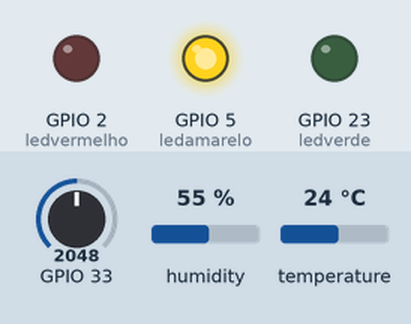
The sketch below on a simulated ESP32. On the bench: output pins drawn as LEDs (lit = HIGH). The test bench sets the inputs (shaded band); at power-on: GPIO 33 = 2048, humidity 55 %, temperature 24 °C.

Above: at 1.8 s.
1.9 s: GPIO 33 set to 2420
3.4 s: GPIO 33 set to 2512
At 5.2 s:
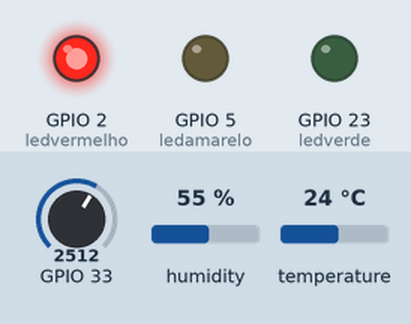
5.5 s: GPIO 33 set to 491
At 6.5 s:
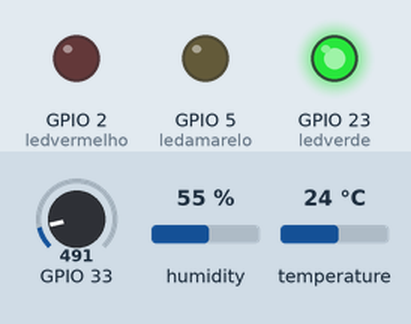
7.5 s: GPIO 33 set to 1146
9.3 s: GPIO 33 set to 1229
At 11.3 s:
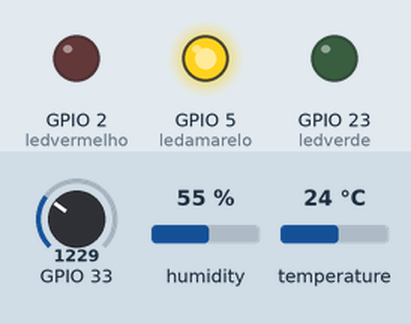
11.6 s: GPIO 33 set to 30
At 12.5 s:
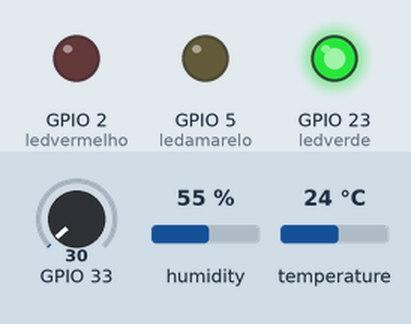
Timing chart, 0 to 14.6 s (numbered marks = the images above; inputs shaded):
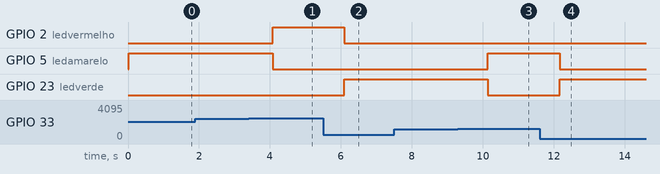

The sketch:

ESP32-TCC-MatheusAndreta.ino
```cpp
//******************************************************************************************************
//Código desenvolvido para o Trabalho de Conclusão de Curso
//Autor: Matheus Henrique Andreta
//Curso: Engenharia de Computação
//Faculdade Gran Tietê
//******************************************************************************************************

//Inclui a biblioteca do servidor Thinker.io
#include <ThingerESP32.h>

//Definição do parâmetros para conexão com a plataforma Thinger.io
#define THINGER_SERIAL_DEBUG
#define USERNAME "matheusandreta"
#define DEVICE_ID "Esp32Rega"
#define DEVICE_CREDENTIAL "2Ckr9KWC9OmxWfXs"
//Dados para conectar no WIFI
#define SSID "Andreta"
#define SSID_PASSWORD "mhandreta"

//Biblioteca Sensor de Temperatura
#include <Adafruit_Sensor.h>
#include "DHT.h"

//Determina os dados para fazer a conexão com a plataforma Thinger.io
ThingerESP32 thing(USERNAME, DEVICE_ID, DEVICE_CREDENTIAL);

//Pino de acesso do sensor de temperatura DHT11
const int DHTPIN = 13;

//Define o tipo de sensor
#define DHTTYPE    DHT11
//Define os pinos dos lEDs indicadores
#define ledamarelo 5
#define ledvermelho 2
#define ledverde 23

//Define Variáveis do DHT
DHT dht(DHTPIN, DHTTYPE);


//Criando variáveis
float humidity;
float temperature;
int pot;

void setup() {
  //Definição dos pinos como saida
  pinMode(ledvermelho,OUTPUT);
  pinMode(ledamarelo,OUTPUT);
  pinMode(ledverde,OUTPUT);

  //Parâmetros para fazer a conexão WIFI
  thing.add_wifi(SSID, SSID_PASSWORD);

  //Criação das variaveis para envio dos pacotes
  thing["Sensores"] >> [](pson& out){
      out["Temperatura"] = temperature;
      out["Humidade"] = humidity;
      out["Umidadesolo"] = pot;
      };

  //Inicia o sensor DHT11
  dht.begin();

  //Definição para deixar as portas logicas em nivel baixo(LEDs desligados)
  digitalWrite(ledamarelo, LOW);
  digitalWrite(ledvermelho, LOW);
  digitalWrite(ledverde, LOW);
}

void loop() {
  //Parâmetro que envia os dados para a plataforma Thinger.io
  thing.handle();

  //Leitura dos dados de temperatura e umidade relativa do DHT11
  humidity = dht.readHumidity();
  temperature = dht.readTemperature();

  //Leitura do sensor de umidade do solo
  pot = analogRead(33);
  //Converter a entrada 12 bits que é de 0 a 4095, para uma escala de 0 a 100
  pot = map(pot, 4095, 0, 0, 100);

  //Executa a função da umidade do solo
  if (pot >= 40 && pot <= 70 ) {
      //Liga o LED indicador
      digitalWrite(ledamarelo, HIGH);
      digitalWrite(ledvermelho, LOW);
      digitalWrite(ledverde, LOW);
     } else if (pot < 40) {
      //Liga o LED indicador
      digitalWrite(ledamarelo, LOW);
      digitalWrite(ledvermelho, HIGH);
      digitalWrite(ledverde, LOW);
     } else if (pot > 70) {
      //Liga o LED indicador
      digitalWrite(ledamarelo, LOW);
      digitalWrite(ledvermelho, LOW);
      digitalWrite(ledverde, HIGH);
     }
  delay(1000);
}
```

Measured:
- the behaviour switches between 2457 and 2458 on GPIO 33 (found by bisection; images 0 and 1)
- the behaviour switches between 1187 and 1188 on GPIO 33 (found by bisection; images 2 and 3)
- after the input at 1.9 s, every drawn part: stays the same
- after the input at 3.4 s, GPIO 2 (ledvermelho): LOW → HIGH after 0.67 s; GPIO 5 (ledamarelo): HIGH → LOW after 0.67 s
- after the input at 5.5 s, GPIO 2 (ledvermelho): HIGH → LOW after 0.60 s; GPIO 23 (ledverde): LOW → HIGH after 0.60 s
- after the input at 7.5 s, every drawn part: stays the same
- after the input at 9.3 s, GPIO 5 (ledamarelo): LOW → HIGH after 0.85 s; GPIO 23 (ledverde): HIGH → LOW after 0.85 s
- after the input at 11.6 s, GPIO 5 (ledamarelo): HIGH → LOW after 0.57 s; GPIO 23 (ledverde): LOW → HIGH after 0.57 s
